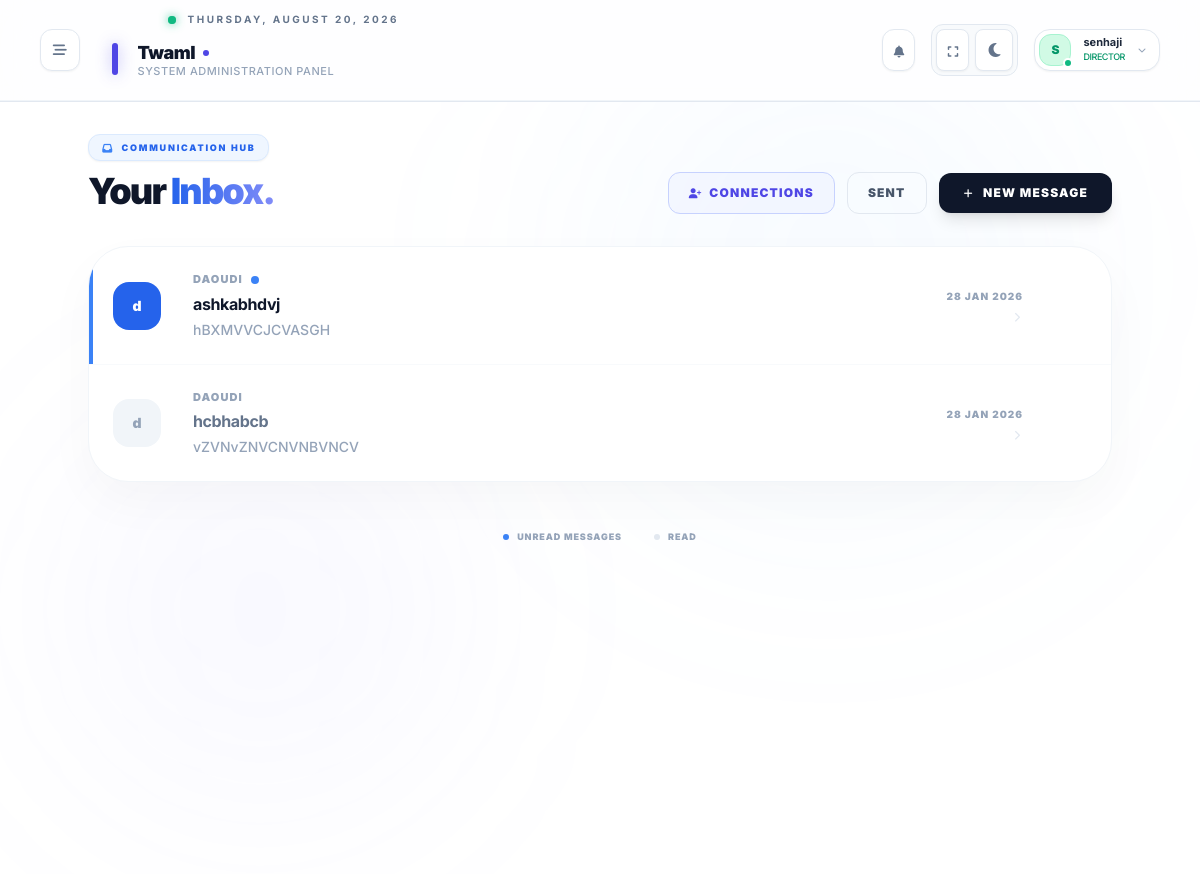
The page /communication/inbox/ (signed in) on the database as committed earlier.
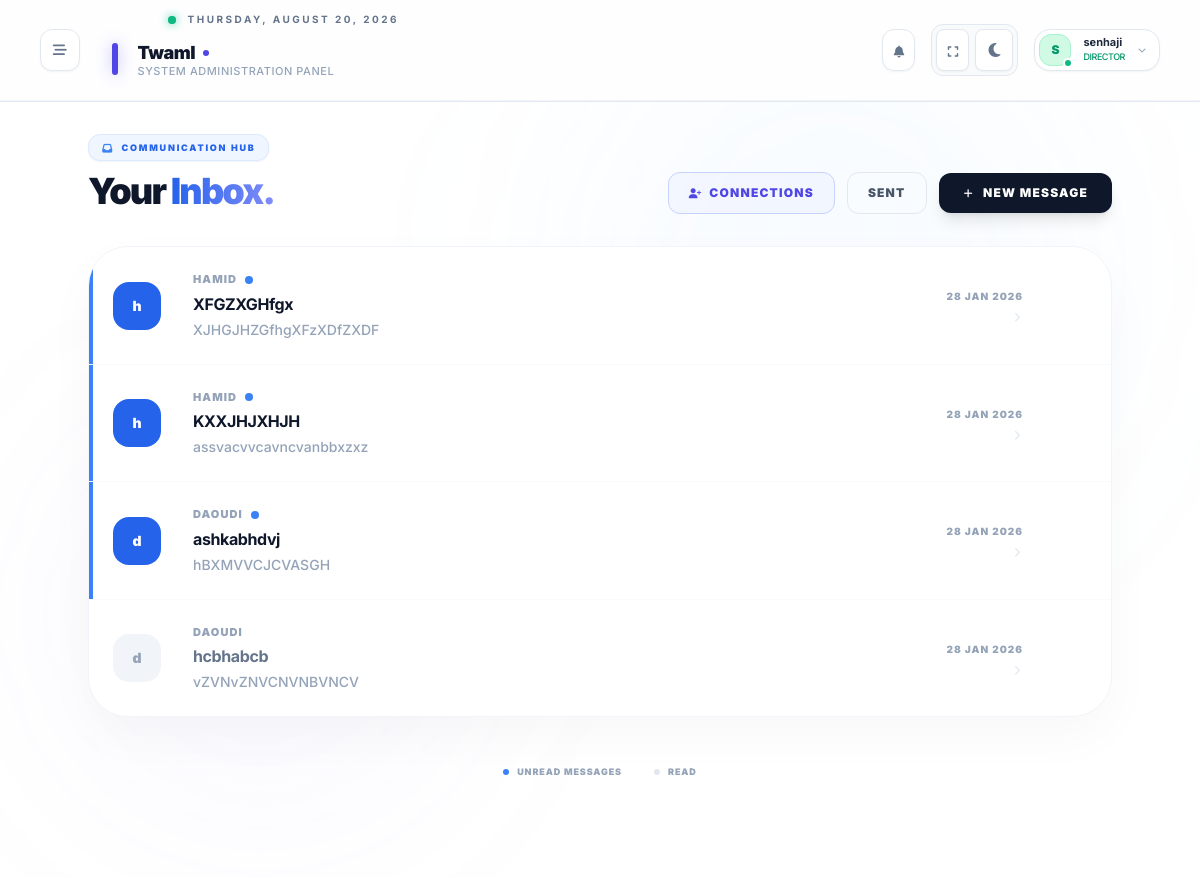
The same page on the database as committed later.
### communication/models.py (models this page shows, shortened)
class Message(models.Model):
    message_id = models.UUIDField(primary_key=True, default=uuid.uuid4, editable=False)
    sender = models.ForeignKey(
        User,
        on_delete=models.CASCADE,
        related_name="sent_messages"
    )
    receiver = models.ForeignKey(
        User,
        on_delete=models.CASCADE,
        related_name="received_messages"
    )
    subject = models.CharField(max_length=255, blank=True)
    body = models.TextField()
    is_read = models.BooleanField(default=False)
    read_at = models.DateTimeField(null=True, blank=True)
    created_at = models.DateTimeField(auto_now_add=True)
    class Meta:
        ordering = ['-created_at']

### accounts/models.py (models this page shows, shortened)
class User(AbstractUser):
    ROLE_CHOICES = (
        ("owner", "Network Owner"),
        ("director", "Director"),
        ("vice_director", "Vice Director"),
        ("educator", "Educator"),
        ("parent", "Parent"),
    )
    username = None
    user_id = models.UUIDField(primary_key=True, default=uuid.uuid4, editable=False)
    email = models.EmailField(_("email address"), unique=True)
    full_name = models.CharField(max_length=255)
    phone_number = models.CharField(max_length=20, blank=True, null=True)
    profile_photo = models.ImageField(upload_to=user_directory_path, blank=True, null=True)
    role_type = models.CharField(max_length=20, choices=ROLE_CHOICES)
    is_active = models.BooleanField(default=True)
    created_at = models.DateTimeField(auto_now_add=True)
    groups = models.ManyToManyField(
        "auth.Group",
        related_name="core_user_set",
        blank=True,
        verbose_name="groups",
        help_text="The groups this user belongs to.",
    )
    user_permissions = models.ManyToManyField(
        "auth.Permission",
        related_name="core_user_set",
        blank=True,
        verbose_name="user permissions",
        help_text="Specific permissions for this user.",
    )
    USERNAME_FIELD = "email"
    REQUIRED_FIELDS = ["full_name", "phone_number"]
    objects = CustomUserManager()

### communication/views.py (the view)
# urls.py: path("inbox/", views.inbox, name="inbox"),
@login_required
def inbox(request):
    messages = Message.objects.filter(receiver=request.user).order_by("-created_at")
    pending_requests = None
    if request.user.role_type == "director":
        pending_requests = DirectorConnection.objects.filter(
            to_director__user=request.user,
            is_confirmed=False
        )
    return render(request, "inbox.html", {
        "messages": messages,
        "pending_requests": pending_requests
    })

### communication/context_processors.py (called while the page is built)
def unread_messages_count(request):
    if request.user.is_authenticated:
        count = Message.objects.filter(receiver=request.user, is_read=False).count()
        return {'unread_count': count}
    return {'unread_count': 0}

### dashboard/context_processors/theme_sidebar.py (called while the page is built)
def theme(request):
    return {'theme': request.COOKIES.get('theme', 'light')}

def sidebar(request):
    return {'sidebar_state': request.COOKIES.get('sidebar', 'closed')}

### communication/templates/inbox.html (shortened to what the changed rows need)
{% extends "base.html" %}
{% block content %}
<div class="relative min-h-[90vh] bg-white dark:bg-slate-950 overflow-hidden py-8 px-6">
    <div class="absolute inset-0 pointer-events-none">
        <div class="absolute bottom-[10%] left-[5%] w-[400px] h-[400px] bg-indigo-400/5 rounded-full blur-[100px]"></div>
    </div>
    <div class="relative z-10 max-w-5xl mx-auto space-y-8">
        <div class="flex flex-col md:flex-row md:items-end justify-between gap-6">
            <div class="space-y-2">
                <h1 class="text-4xl font-black text-slate-900 dark:text-white leading-tight tracking-tighter">
                    Your <span class="bg-gradient-to-r from-blue-600 to-indigo-400 bg-clip-text text-transparent">Inbox.</span>
                </h1>
            </div>
        </div>
        <div class="bg-white dark:bg-slate-900 rounded-[2.5rem] border border-slate-100 dark:border-slate-800 shadow-[0_20px_50px_rgba(0,0,0,0.03)] overflow-hidden">
            <div class="divide-y divide-slate-50 dark:divide-slate-800">
                {% for msg in messages %}
                <div class="group relative flex items-center transition-all hover:bg-slate-50/50 dark:hover:bg-slate-800/30">
                    {% if not msg.is_read %}
                    <div class="absolute left-0 top-0 bottom-0 w-1 bg-blue-500"></div>
                    {% endif %}
                    <a href="{% url 'communication:read_message' msg.message_id %}" class="flex-1 flex items-center gap-4 md:gap-8 p-6 min-w-0">
                         <div class="hidden md:flex w-12 h-12 rounded-2xl shrink-0 {% if not msg.is_read %}bg-blue-600 text-white shadow-blue-200{% else %}bg-slate-100 dark:bg-slate-800 text-slate-400{% endif %} items-center justify-center font-black text-sm transition-transform group-hover:scale-110">
                            {{ msg.sender.full_name|slice:":1" }}
                        </div>
                        <div class="flex-1 min-w-0 space-y-1">
                            <div class="flex items-center gap-2">
                                <span class="text-[11px] font-black text-slate-400 uppercase tracking-widest truncate">
                                    {{ msg.sender.full_name }}
                                </span>
                                {% if not msg.is_read %}
                                <span class="flex h-2 w-2 rounded-full bg-blue-500"></span>
                                {% endif %}
                            </div>
                            <h3 class="text-base font-bold {% if not msg.is_read %}text-slate-900 dark:text-white{% else %}text-slate-500 dark:text-slate-400{% endif %} truncate tracking-tight">
                                {{ msg.subject|default:"(No Subject)" }}
                            </h3>
                            <p class="text-sm text-slate-400 dark:text-slate-500 truncate line-clamp-1 font-medium">
                                {{ msg.body|truncatechars:100 }}
                            </p>
                        </div>
                        <div class="text-right flex flex-col items-end gap-2 shrink-0 ml-4">
                            <span class="text-[10px] font-black text-slate-400 dark:text-slate-600 uppercase tracking-widest whitespace-nowrap">
                                {{ msg.created_at|date:"d M Y" }}
                            </span>
                            <i class="fa-solid fa-chevron-right text-[10px] text-slate-200 group-hover:translate-x-1 transition-transform"></i>
                        </div>
                    </a>
                </div>
                {% endfor %}
            </div>
        </div>
    </div>
</div>
{% endblock %}

Rows that differ between the two databases and show on the page:
added Message: is_read False (drawn), sender.full_name "h", sender.full_name "HAMID", subject "XFGZXGHfgx", body "XJHGJHZGfhgXFzXDfZXDF", created_at "28 JAN 2026"
added Message: is_read False (drawn), sender.full_name "h", sender.full_name "HAMID", subject "KXXJHJXHJH", body "assvacvvcavncvanbbxzxz", created_at "28 JAN 2026"
